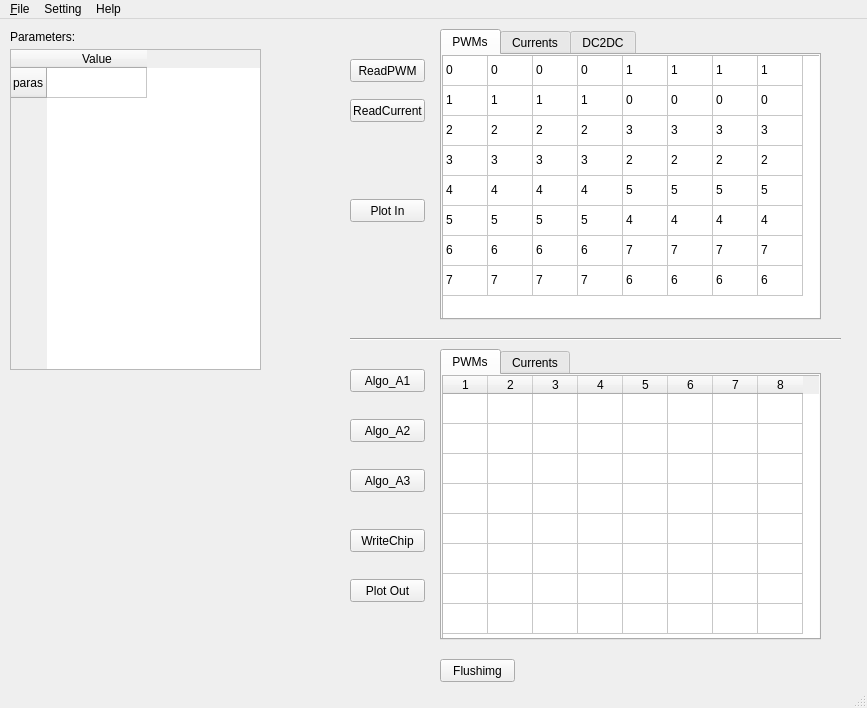
<?xml version="1.0" encoding="UTF-8"?>
<ui version="4.0">
 <class>MainWindow</class>
 <widget class="QMainWindow" name="MainWindow">
  <property name="geometry">
   <rect>
    <x>0</x>
    <y>0</y>
    <width>867</width>
    <height>708</height>
   </rect>
  </property>
  <property name="windowTitle">
   <string>Dimming Debugger     DisConnect..</string>
  </property>
  <property name="windowIcon">
   <iconset>
    <normaloff>222.ico</normaloff>222.ico</iconset>
  </property>
  <property name="iconSize">
   <size>
    <width>32</width>
    <height>32</height>
   </size>
  </property>
  <widget class="QWidget" name="centralwidget">
   <widget class="QTabWidget" name="tabWidget">
    <property name="geometry">
     <rect>
      <x>440</x>
      <y>10</y>
      <width>381</width>
      <height>291</height>
     </rect>
    </property>
    <property name="currentIndex">
     <number>0</number>
    </property>
    <widget class="QWidget" name="tab">
     <attribute name="title">
      <string>PWMs</string>
     </attribute>
     <widget class="QTableWidget" name="tableWidget_PWM">
      <property name="geometry">
       <rect>
        <x>0</x>
        <y>0</y>
        <width>401</width>
        <height>271</height>
       </rect>
      </property>
      <property name="rowCount">
       <number>8</number>
      </property>
      <property name="columnCount">
       <number>8</number>
      </property>
      <attribute name="horizontalHeaderVisible">
       <bool>false</bool>
      </attribute>
      <attribute name="horizontalHeaderDefaultSectionSize">
       <number>45</number>
      </attribute>
      <attribute name="horizontalHeaderMinimumSectionSize">
       <number>21</number>
      </attribute>
      <attribute name="verticalHeaderVisible">
       <bool>false</bool>
      </attribute>
      <attribute name="verticalHeaderHighlightSections">
       <bool>true</bool>
      </attribute>
      <row/>
      <row/>
      <row/>
      <row/>
      <row/>
      <row/>
      <row/>
      <row/>
      <column/>
      <column/>
      <column/>
      <column/>
      <column/>
      <column/>
      <column/>
      <column/>
      <item row="0" column="0">
       <property name="text">
        <string>0</string>
       </property>
      </item>
      <item row="0" column="1">
       <property name="text">
        <string>0</string>
       </property>
      </item>
      <item row="0" column="2">
       <property name="text">
        <string>0</string>
       </property>
      </item>
      <item row="0" column="3">
       <property name="text">
        <string>0</string>
       </property>
      </item>
      <item row="0" column="4">
       <property name="text">
        <string>1</string>
       </property>
      </item>
      <item row="0" column="5">
       <property name="text">
        <string>1</string>
       </property>
      </item>
      <item row="0" column="6">
       <property name="text">
        <string>1</string>
       </property>
      </item>
      <item row="0" column="7">
       <property name="text">
        <string>1</string>
       </property>
      </item>
      <item row="1" column="0">
       <property name="text">
        <string>1</string>
       </property>
      </item>
      <item row="1" column="1">
       <property name="text">
        <string>1</string>
       </property>
      </item>
      <item row="1" column="2">
       <property name="text">
        <string>1</string>
       </property>
      </item>
      <item row="1" column="3">
       <property name="text">
        <string>1</string>
       </property>
      </item>
      <item row="1" column="4">
       <property name="text">
        <string>0</string>
       </property>
      </item>
      <item row="1" column="5">
       <property name="text">
        <string>0</string>
       </property>
      </item>
      <item row="1" column="6">
       <property name="text">
        <string>0</string>
       </property>
      </item>
      <item row="1" column="7">
       <property name="text">
        <string>0</string>
       </property>
      </item>
      <item row="2" column="0">
       <property name="text">
        <string>2</string>
       </property>
      </item>
      <item row="2" column="1">
       <property name="text">
        <string>2</string>
       </property>
      </item>
      <item row="2" column="2">
       <property name="text">
        <string>2</string>
       </property>
      </item>
      <item row="2" column="3">
       <property name="text">
        <string>2</string>
       </property>
      </item>
      <item row="2" column="4">
       <property name="text">
        <string>3</string>
       </property>
      </item>
      <item row="2" column="5">
       <property name="text">
        <string>3</string>
       </property>
      </item>
      <item row="2" column="6">
       <property name="text">
        <string>3</string>
       </property>
      </item>
      <item row="2" column="7">
       <property name="text">
        <string>3</string>
       </property>
      </item>
      <item row="3" column="0">
       <property name="text">
        <string>3</string>
       </property>
      </item>
      <item row="3" column="1">
       <property name="text">
        <string>3</string>
       </property>
      </item>
      <item row="3" column="2">
       <property name="text">
        <string>3</string>
       </property>
      </item>
      <item row="3" column="3">
       <property name="text">
        <string>3</string>
       </property>
      </item>
      <item row="3" column="4">
       <property name="text">
        <string>2</string>
       </property>
      </item>
      <item row="3" column="5">
       <property name="text">
        <string>2</string>
       </property>
      </item>
      <item row="3" column="6">
       <property name="text">
        <string>2</string>
       </property>
      </item>
      <item row="3" column="7">
       <property name="text">
        <string>2</string>
       </property>
      </item>
      <item row="4" column="0">
       <property name="text">
        <string>4</string>
       </property>
      </item>
      <item row="4" column="1">
       <property name="text">
        <string>4</string>
       </property>
      </item>
      <item row="4" column="2">
       <property name="text">
        <string>4</string>
       </property>
      </item>
      <item row="4" column="3">
       <property name="text">
        <string>4</string>
       </property>
      </item>
      <item row="4" column="4">
       <property name="text">
        <string>5</string>
       </property>
      </item>
      <item row="4" column="5">
       <property name="text">
        <string>5</string>
       </property>
      </item>
      <item row="4" column="6">
       <property name="text">
        <string>5</string>
       </property>
      </item>
      <item row="4" column="7">
       <property name="text">
        <string>5</string>
       </property>
      </item>
      <item row="5" column="0">
       <property name="text">
        <string>5</string>
       </property>
      </item>
      <item row="5" column="1">
       <property name="text">
        <string>5</string>
       </property>
      </item>
      <item row="5" column="2">
       <property name="text">
        <string>5</string>
       </property>
      </item>
      <item row="5" column="3">
       <property name="text">
        <string>5</string>
       </property>
      </item>
      <item row="5" column="4">
       <property name="text">
        <string>4</string>
       </property>
      </item>
      <item row="5" column="5">
       <property name="text">
        <string>4</string>
       </property>
      </item>
      <item row="5" column="6">
       <property name="text">
        <string>4</string>
       </property>
      </item>
      <item row="5" column="7">
       <property name="text">
        <string>4</string>
       </property>
      </item>
      <item row="6" column="0">
       <property name="text">
        <string>6</string>
       </property>
      </item>
      <item row="6" column="1">
       <property name="text">
        <string>6</string>
       </property>
      </item>
      <item row="6" column="2">
       <property name="text">
        <string>6</string>
       </property>
      </item>
      <item row="6" column="3">
       <property name="text">
        <string>6</string>
       </property>
      </item>
      <item row="6" column="4">
       <property name="text">
        <string>7</string>
       </property>
      </item>
      <item row="6" column="5">
       <property name="text">
        <string>7</string>
       </property>
      </item>
      <item row="6" column="6">
       <property name="text">
        <string>7</string>
       </property>
      </item>
      <item row="6" column="7">
       <property name="text">
        <string>7</string>
       </property>
      </item>
      <item row="7" column="0">
       <property name="text">
        <string>7</string>
       </property>
      </item>
      <item row="7" column="1">
       <property name="text">
        <string>7</string>
       </property>
      </item>
      <item row="7" column="2">
       <property name="text">
        <string>7</string>
       </property>
      </item>
      <item row="7" column="3">
       <property name="text">
        <string>7</string>
       </property>
      </item>
      <item row="7" column="4">
       <property name="text">
        <string>6</string>
       </property>
      </item>
      <item row="7" column="5">
       <property name="text">
        <string>6</string>
       </property>
      </item>
      <item row="7" column="6">
       <property name="text">
        <string>6</string>
       </property>
      </item>
      <item row="7" column="7">
       <property name="text">
        <string>6</string>
       </property>
      </item>
     </widget>
    </widget>
    <widget class="QWidget" name="tab_2">
     <attribute name="title">
      <string>Currents</string>
     </attribute>
     <widget class="QTableWidget" name="tableWidget_Current">
      <property name="geometry">
       <rect>
        <x>0</x>
        <y>0</y>
        <width>401</width>
        <height>271</height>
       </rect>
      </property>
      <property name="rowCount">
       <number>8</number>
      </property>
      <property name="columnCount">
       <number>8</number>
      </property>
      <attribute name="horizontalHeaderVisible">
       <bool>false</bool>
      </attribute>
      <attribute name="horizontalHeaderDefaultSectionSize">
       <number>45</number>
      </attribute>
      <attribute name="verticalHeaderVisible">
       <bool>false</bool>
      </attribute>
      <row/>
      <row/>
      <row/>
      <row/>
      <row/>
      <row/>
      <row/>
      <row/>
      <column/>
      <column/>
      <column/>
      <column/>
      <column/>
      <column/>
      <column/>
      <column/>
     </widget>
    </widget>
    <widget class="QWidget" name="tab_5">
     <attribute name="title">
      <string>DC2DC</string>
     </attribute>
     <widget class="QTableWidget" name="tableWidget_dc2dc">
      <property name="geometry">
       <rect>
        <x>0</x>
        <y>0</y>
        <width>401</width>
        <height>271</height>
       </rect>
      </property>
      <property name="rowCount">
       <number>8</number>
      </property>
      <property name="columnCount">
       <number>8</number>
      </property>
      <attribute name="horizontalHeaderVisible">
       <bool>false</bool>
      </attribute>
      <attribute name="horizontalHeaderDefaultSectionSize">
       <number>45</number>
      </attribute>
      <attribute name="verticalHeaderVisible">
       <bool>false</bool>
      </attribute>
      <attribute name="verticalHeaderHighlightSections">
       <bool>false</bool>
      </attribute>
      <row/>
      <row/>
      <row/>
      <row/>
      <row/>
      <row/>
      <row/>
      <row/>
      <column/>
      <column/>
      <column/>
      <column/>
      <column/>
      <column/>
      <column/>
      <column/>
      <item row="0" column="0">
       <property name="text">
        <string>0</string>
       </property>
      </item>
      <item row="0" column="1">
       <property name="text">
        <string>0</string>
       </property>
      </item>
      <item row="0" column="2">
       <property name="text">
        <string>0</string>
       </property>
      </item>
      <item row="0" column="3">
       <property name="text">
        <string>0</string>
       </property>
      </item>
      <item row="0" column="4">
       <property name="text">
        <string>1</string>
       </property>
      </item>
      <item row="0" column="5">
       <property name="text">
        <string>1</string>
       </property>
      </item>
      <item row="0" column="6">
       <property name="text">
        <string>1</string>
       </property>
      </item>
      <item row="0" column="7">
       <property name="text">
        <string>1</string>
       </property>
      </item>
      <item row="1" column="0">
       <property name="text">
        <string>1</string>
       </property>
      </item>
      <item row="1" column="1">
       <property name="text">
        <string>1</string>
       </property>
      </item>
      <item row="1" column="2">
       <property name="text">
        <string>1</string>
       </property>
      </item>
      <item row="1" column="3">
       <property name="text">
        <string>1</string>
       </property>
      </item>
      <item row="1" column="4">
       <property name="text">
        <string>0</string>
       </property>
      </item>
      <item row="1" column="5">
       <property name="text">
        <string>0</string>
       </property>
      </item>
      <item row="1" column="6">
       <property name="text">
        <string>0</string>
       </property>
      </item>
      <item row="1" column="7">
       <property name="text">
        <string>0</string>
       </property>
      </item>
      <item row="2" column="0">
       <property name="text">
        <string>2</string>
       </property>
      </item>
      <item row="2" column="1">
       <property name="text">
        <string>2</string>
       </property>
      </item>
      <item row="2" column="2">
       <property name="text">
        <string>2</string>
       </property>
      </item>
      <item row="2" column="3">
       <property name="text">
        <string>2</string>
       </property>
      </item>
      <item row="2" column="4">
       <property name="text">
        <string>3</string>
       </property>
      </item>
      <item row="2" column="5">
       <property name="text">
        <string>3</string>
       </property>
      </item>
      <item row="2" column="6">
       <property name="text">
        <string>3</string>
       </property>
      </item>
      <item row="2" column="7">
       <property name="text">
        <string>3</string>
       </property>
      </item>
      <item row="3" column="0">
       <property name="text">
        <string>3</string>
       </property>
      </item>
      <item row="3" column="1">
       <property name="text">
        <string>3</string>
       </property>
      </item>
      <item row="3" column="2">
       <property name="text">
        <string>3</string>
       </property>
      </item>
      <item row="3" column="3">
       <property name="text">
        <string>3</string>
       </property>
      </item>
      <item row="3" column="4">
       <property name="text">
        <string>2</string>
       </property>
      </item>
      <item row="3" column="5">
       <property name="text">
        <string>2</string>
       </property>
      </item>
      <item row="3" column="6">
       <property name="text">
        <string>2</string>
       </property>
      </item>
      <item row="3" column="7">
       <property name="text">
        <string>2</string>
       </property>
      </item>
      <item row="4" column="0">
       <property name="text">
        <string>4</string>
       </property>
      </item>
      <item row="4" column="1">
       <property name="text">
        <string>4</string>
       </property>
      </item>
      <item row="4" column="2">
       <property name="text">
        <string>4</string>
       </property>
      </item>
      <item row="4" column="3">
       <property name="text">
        <string>4</string>
       </property>
      </item>
      <item row="4" column="4">
       <property name="text">
        <string>5</string>
       </property>
      </item>
      <item row="4" column="5">
       <property name="text">
        <string>5</string>
       </property>
      </item>
      <item row="4" column="6">
       <property name="text">
        <string>5</string>
       </property>
      </item>
      <item row="4" column="7">
       <property name="text">
        <string>5</string>
       </property>
      </item>
      <item row="5" column="0">
       <property name="text">
        <string>5</string>
       </property>
      </item>
      <item row="5" column="1">
       <property name="text">
        <string>5</string>
       </property>
      </item>
      <item row="5" column="2">
       <property name="text">
        <string>5</string>
       </property>
      </item>
      <item row="5" column="3">
       <property name="text">
        <string>5</string>
       </property>
      </item>
      <item row="5" column="4">
       <property name="text">
        <string>4</string>
       </property>
      </item>
      <item row="5" column="5">
       <property name="text">
        <string>4</string>
       </property>
      </item>
      <item row="5" column="6">
       <property name="text">
        <string>4</string>
       </property>
      </item>
      <item row="5" column="7">
       <property name="text">
        <string>4</string>
       </property>
      </item>
      <item row="6" column="0">
       <property name="text">
        <string>6</string>
       </property>
      </item>
      <item row="6" column="1">
       <property name="text">
        <string>6</string>
       </property>
      </item>
      <item row="6" column="2">
       <property name="text">
        <string>6</string>
       </property>
      </item>
      <item row="6" column="3">
       <property name="text">
        <string>6</string>
       </property>
      </item>
      <item row="6" column="4">
       <property name="text">
        <string>7</string>
       </property>
      </item>
      <item row="6" column="5">
       <property name="text">
        <string>7</string>
       </property>
      </item>
      <item row="6" column="6">
       <property name="text">
        <string>7</string>
       </property>
      </item>
      <item row="6" column="7">
       <property name="text">
        <string>7</string>
       </property>
      </item>
      <item row="7" column="0">
       <property name="text">
        <string>7</string>
       </property>
      </item>
      <item row="7" column="1">
       <property name="text">
        <string>7</string>
       </property>
      </item>
      <item row="7" column="2">
       <property name="text">
        <string>7</string>
       </property>
      </item>
      <item row="7" column="3">
       <property name="text">
        <string>7</string>
       </property>
      </item>
      <item row="7" column="4">
       <property name="text">
        <string>6</string>
       </property>
      </item>
      <item row="7" column="5">
       <property name="text">
        <string>6</string>
       </property>
      </item>
      <item row="7" column="6">
       <property name="text">
        <string>6</string>
       </property>
      </item>
      <item row="7" column="7">
       <property name="text">
        <string>6</string>
       </property>
      </item>
     </widget>
    </widget>
   </widget>
   <widget class="QPushButton" name="pushButton_readpwm">
    <property name="geometry">
     <rect>
      <x>350</x>
      <y>40</y>
      <width>75</width>
      <height>23</height>
     </rect>
    </property>
    <property name="text">
     <string>ReadPWM</string>
    </property>
   </widget>
   <widget class="QPushButton" name="pushButton_readcurrent">
    <property name="geometry">
     <rect>
      <x>350</x>
      <y>80</y>
      <width>75</width>
      <height>23</height>
     </rect>
    </property>
    <property name="text">
     <string>ReadCurrent</string>
    </property>
   </widget>
   <widget class="QTabWidget" name="tabWidget_2">
    <property name="geometry">
     <rect>
      <x>440</x>
      <y>330</y>
      <width>381</width>
      <height>291</height>
     </rect>
    </property>
    <property name="currentIndex">
     <number>0</number>
    </property>
    <widget class="QWidget" name="tab_3">
     <attribute name="title">
      <string>PWMs</string>
     </attribute>
     <widget class="QTableWidget" name="tableWidget_PWM_2">
      <property name="geometry">
       <rect>
        <x>0</x>
        <y>0</y>
        <width>401</width>
        <height>271</height>
       </rect>
      </property>
      <property name="rowCount">
       <number>8</number>
      </property>
      <property name="columnCount">
       <number>8</number>
      </property>
      <attribute name="horizontalHeaderDefaultSectionSize">
       <number>45</number>
      </attribute>
      <attribute name="horizontalHeaderMinimumSectionSize">
       <number>21</number>
      </attribute>
      <attribute name="verticalHeaderVisible">
       <bool>false</bool>
      </attribute>
      <attribute name="verticalHeaderHighlightSections">
       <bool>false</bool>
      </attribute>
      <row/>
      <row/>
      <row/>
      <row/>
      <row/>
      <row/>
      <row/>
      <row/>
      <column/>
      <column/>
      <column/>
      <column/>
      <column/>
      <column/>
      <column/>
      <column/>
     </widget>
    </widget>
    <widget class="QWidget" name="tab_4">
     <attribute name="title">
      <string>Currents</string>
     </attribute>
     <widget class="QTableWidget" name="tableWidget_Current_2">
      <property name="geometry">
       <rect>
        <x>0</x>
        <y>0</y>
        <width>401</width>
        <height>271</height>
       </rect>
      </property>
      <property name="rowCount">
       <number>8</number>
      </property>
      <property name="columnCount">
       <number>8</number>
      </property>
      <attribute name="horizontalHeaderDefaultSectionSize">
       <number>45</number>
      </attribute>
      <attribute name="verticalHeaderVisible">
       <bool>false</bool>
      </attribute>
      <attribute name="verticalHeaderHighlightSections">
       <bool>false</bool>
      </attribute>
      <row/>
      <row/>
      <row/>
      <row/>
      <row/>
      <row/>
      <row/>
      <row/>
      <column/>
      <column/>
      <column/>
      <column/>
      <column/>
      <column/>
      <column/>
      <column/>
     </widget>
    </widget>
   </widget>
   <widget class="QPushButton" name="pushButton_A1">
    <property name="geometry">
     <rect>
      <x>350</x>
      <y>350</y>
      <width>75</width>
      <height>23</height>
     </rect>
    </property>
    <property name="text">
     <string>Algo_A1</string>
    </property>
   </widget>
   <widget class="QPushButton" name="pushButton_A2">
    <property name="geometry">
     <rect>
      <x>350</x>
      <y>400</y>
      <width>75</width>
      <height>23</height>
     </rect>
    </property>
    <property name="text">
     <string>Algo_A2</string>
    </property>
   </widget>
   <widget class="QPushButton" name="pushButton_A3">
    <property name="geometry">
     <rect>
      <x>350</x>
      <y>450</y>
      <width>75</width>
      <height>23</height>
     </rect>
    </property>
    <property name="text">
     <string>Algo_A3</string>
    </property>
   </widget>
   <widget class="Line" name="line">
    <property name="geometry">
     <rect>
      <x>350</x>
      <y>310</y>
      <width>491</width>
      <height>20</height>
     </rect>
    </property>
    <property name="orientation">
     <enum>Qt::Horizontal</enum>
    </property>
   </widget>
   <widget class="QTableWidget" name="tableWidget_Paras">
    <property name="geometry">
     <rect>
      <x>10</x>
      <y>30</y>
      <width>251</width>
      <height>321</height>
     </rect>
    </property>
    <row>
     <property name="text">
      <string>paras</string>
     </property>
    </row>
    <column>
     <property name="text">
      <string>Value</string>
     </property>
    </column>
   </widget>
   <widget class="QLabel" name="label">
    <property name="geometry">
     <rect>
      <x>10</x>
      <y>10</y>
      <width>121</width>
      <height>16</height>
     </rect>
    </property>
    <property name="text">
     <string>Parameters:</string>
    </property>
   </widget>
   <widget class="QPushButton" name="pushButton_write">
    <property name="geometry">
     <rect>
      <x>350</x>
      <y>510</y>
      <width>75</width>
      <height>23</height>
     </rect>
    </property>
    <property name="text">
     <string>WriteChip</string>
    </property>
   </widget>
   <widget class="QPushButton" name="pushButton_flushimg">
    <property name="geometry">
     <rect>
      <x>440</x>
      <y>640</y>
      <width>75</width>
      <height>23</height>
     </rect>
    </property>
    <property name="text">
     <string>Flushimg</string>
    </property>
   </widget>
   <widget class="QPushButton" name="pushButton_plotout">
    <property name="geometry">
     <rect>
      <x>350</x>
      <y>560</y>
      <width>75</width>
      <height>23</height>
     </rect>
    </property>
    <property name="text">
     <string>Plot Out</string>
    </property>
   </widget>
   <widget class="QPushButton" name="pushButton_plotin">
    <property name="geometry">
     <rect>
      <x>350</x>
      <y>180</y>
      <width>75</width>
      <height>23</height>
     </rect>
    </property>
    <property name="text">
     <string>Plot In</string>
    </property>
   </widget>
  </widget>
  <widget class="QMenuBar" name="menubar">
   <property name="geometry">
    <rect>
     <x>0</x>
     <y>0</y>
     <width>867</width>
     <height>23</height>
    </rect>
   </property>
   <widget class="QMenu" name="menuFile">
    <property name="toolTip">
     <string extracomment="loading setting file or othes"/>
    </property>
    <property name="title">
     <string>&amp;File</string>
    </property>
    <addaction name="actionOpen_setting_file"/>
    <addaction name="actionSave_setting_file"/>
    <addaction name="actionQuit"/>
   </widget>
   <widget class="QMenu" name="menuSetting">
    <property name="title">
     <string>Setting</string>
    </property>
    <addaction name="actionConnect"/>
    <addaction name="actionDisconnect"/>
   </widget>
   <widget class="QMenu" name="menuHelp">
    <property name="title">
     <string>Help</string>
    </property>
   </widget>
   <addaction name="menuFile"/>
   <addaction name="menuSetting"/>
   <addaction name="menuHelp"/>
  </widget>
  <widget class="QStatusBar" name="statusbar"/>
  <action name="actionOpen_setting_file">
   <property name="text">
    <string>Open setting file</string>
   </property>
  </action>
  <action name="actionSave_setting_file">
   <property name="text">
    <string>Save setting file</string>
   </property>
  </action>
  <action name="actionQuit">
   <property name="text">
    <string>quit</string>
   </property>
  </action>
  <action name="actionConnect">
   <property name="text">
    <string>Connect</string>
   </property>
  </action>
  <action name="actionDisconnect">
   <property name="text">
    <string>Disconnect</string>
   </property>
  </action>
 </widget>
 <resources/>
 <connections/>
</ui>
